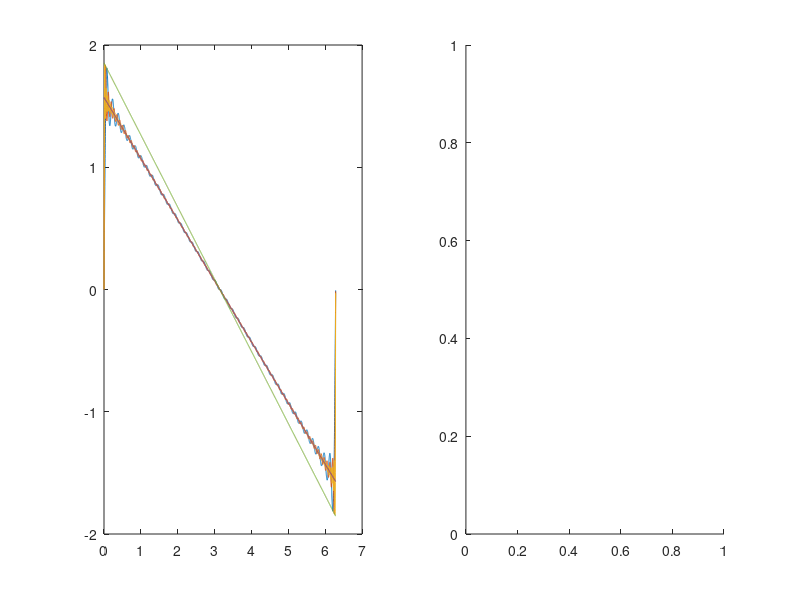

MATLAB code to generate this figure:
clf
t = 0:0.001:2*pi;
x = zeros(size(t));
for m = 1:40
    x = x + (sin(m*t)/m);
end
subplot(1,2,1)
plot(t, x)
hold on
for m = 41:80
    x = x + (sin(m*t)/m);
end
plot(t, x)
for m = 81:160
    x = x + (sin(m*t)/m);
end
plot(t, x)

approx = (pi - t) /2;
plot(t, approx)

over = approx*1.18;
plot(t, over)

subplot(1,2,2)


